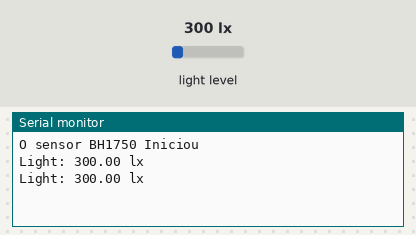
A sketch run on a simulated Arduino Uno, built with avr-gcc and run on an emulated ATmega328P. Parts: the last lines printed to the serial monitor. Inputs (shaded band) come from the test bench; at power-on: light level 300 lx.

Above: at 1.8 s.
1.9 s: light level set to 40 lx
At 2.8 s:
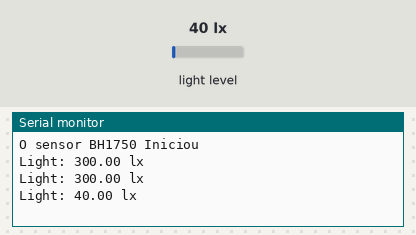
3.4 s: light level set to 500 lx
At 4.8 s:
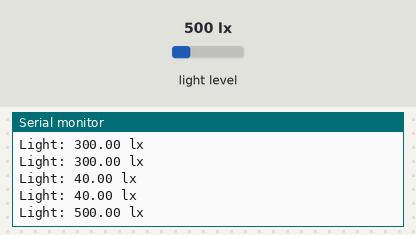
Timing chart, 0 to 6.4 s (numbered marks = the images above; inputs shaded):
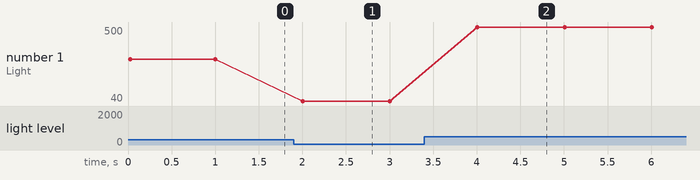

The sketch:

Luz.ino
```cpp
#include <BH1750.h>

BH1750 lightMeter(0x23);

void setup() {

Serial.begin(9600);


if (lightMeter.begin()) {
    Serial.println("O sensor BH1750 Iniciou");
  }
  else {
    Serial.println("Erro ao iniciar o BH1750");
  }
}

void loop() {

float lux = lightMeter.readLightLevel();
  Serial.print("Light: ");
  Serial.print(lux);
  Serial.println(" lx");
  delay(1000);

}
```

Measured:
- after the input at 1.9 s, the serial monitor: prints a new line after 0.10 s (image 1)
- after the input at 3.4 s, the serial monitor: prints a new line after 0.61 s (image 2)
- plotted number 1: 300 → 40 after the input at 1.9 s, 40 → 500 after the input at 3.4 s
